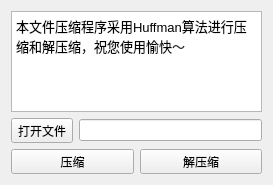
<?xml version="1.0" encoding="UTF-8"?>
<ui version="4.0">
 <class>ControlPannel</class>
 <widget class="QWidget" name="ControlPannel">
  <property name="geometry">
   <rect>
    <x>0</x>
    <y>0</y>
    <width>273</width>
    <height>185</height>
   </rect>
  </property>
  <property name="windowTitle">
   <string>HuffmanFiileCompress</string>
  </property>
  <layout class="QVBoxLayout" name="verticalLayout">
   <item>
    <widget class="QTextBrowser" name="textBrowser">
     <property name="html">
      <string>&lt;!DOCTYPE HTML PUBLIC &quot;-//W3C//DTD HTML 4.0//EN&quot; &quot;http://www.w3.org/TR/REC-html40/strict.dtd&quot;&gt;
&lt;html&gt;&lt;head&gt;&lt;meta name=&quot;qrichtext&quot; content=&quot;1&quot; /&gt;&lt;meta charset=&quot;utf-8&quot; /&gt;&lt;style type=&quot;text/css&quot;&gt;
p, li { white-space: pre-wrap; }
hr { height: 1px; border-width: 0; }
&lt;/style&gt;&lt;/head&gt;&lt;body style=&quot; font-family:'Roboto'; font-size:10pt; font-weight:400; font-style:normal;&quot;&gt;
&lt;p style=&quot; margin-top:0px; margin-bottom:0px; margin-left:0px; margin-right:0px; -qt-block-indent:0; text-indent:0px;&quot;&gt;本文件压缩程序采用Huffman算法进行压缩和解压缩，祝您使用愉快～&lt;/p&gt;&lt;/body&gt;&lt;/html&gt;</string>
     </property>
    </widget>
   </item>
   <item>
    <widget class="QWidget" name="widget" native="true">
     <layout class="QHBoxLayout" name="horizontalLayout">
      <property name="leftMargin">
       <number>0</number>
      </property>
      <property name="topMargin">
       <number>0</number>
      </property>
      <property name="rightMargin">
       <number>0</number>
      </property>
      <property name="bottomMargin">
       <number>0</number>
      </property>
      <item>
       <widget class="QToolButton" name="openFileBtn">
        <property name="text">
         <string>打开文件</string>
        </property>
       </widget>
      </item>
      <item>
       <widget class="QLineEdit" name="fileNameLid">
        <property name="readOnly">
         <bool>true</bool>
        </property>
       </widget>
      </item>
     </layout>
    </widget>
   </item>
   <item>
    <widget class="QWidget" name="widget_2" native="true">
     <layout class="QHBoxLayout" name="horizontalLayout_2">
      <property name="leftMargin">
       <number>0</number>
      </property>
      <property name="topMargin">
       <number>0</number>
      </property>
      <property name="rightMargin">
       <number>0</number>
      </property>
      <property name="bottomMargin">
       <number>0</number>
      </property>
      <item>
       <widget class="QToolButton" name="compressBtn">
        <property name="sizePolicy">
         <sizepolicy hsizetype="Expanding" vsizetype="Fixed">
          <horstretch>0</horstretch>
          <verstretch>0</verstretch>
         </sizepolicy>
        </property>
        <property name="text">
         <string>压缩</string>
        </property>
       </widget>
      </item>
      <item>
       <widget class="QToolButton" name="decompressBtn">
        <property name="sizePolicy">
         <sizepolicy hsizetype="Expanding" vsizetype="Fixed">
          <horstretch>0</horstretch>
          <verstretch>0</verstretch>
         </sizepolicy>
        </property>
        <property name="text">
         <string>解压缩</string>
        </property>
       </widget>
      </item>
     </layout>
    </widget>
   </item>
  </layout>
 </widget>
 <resources/>
 <connections/>
</ui>
